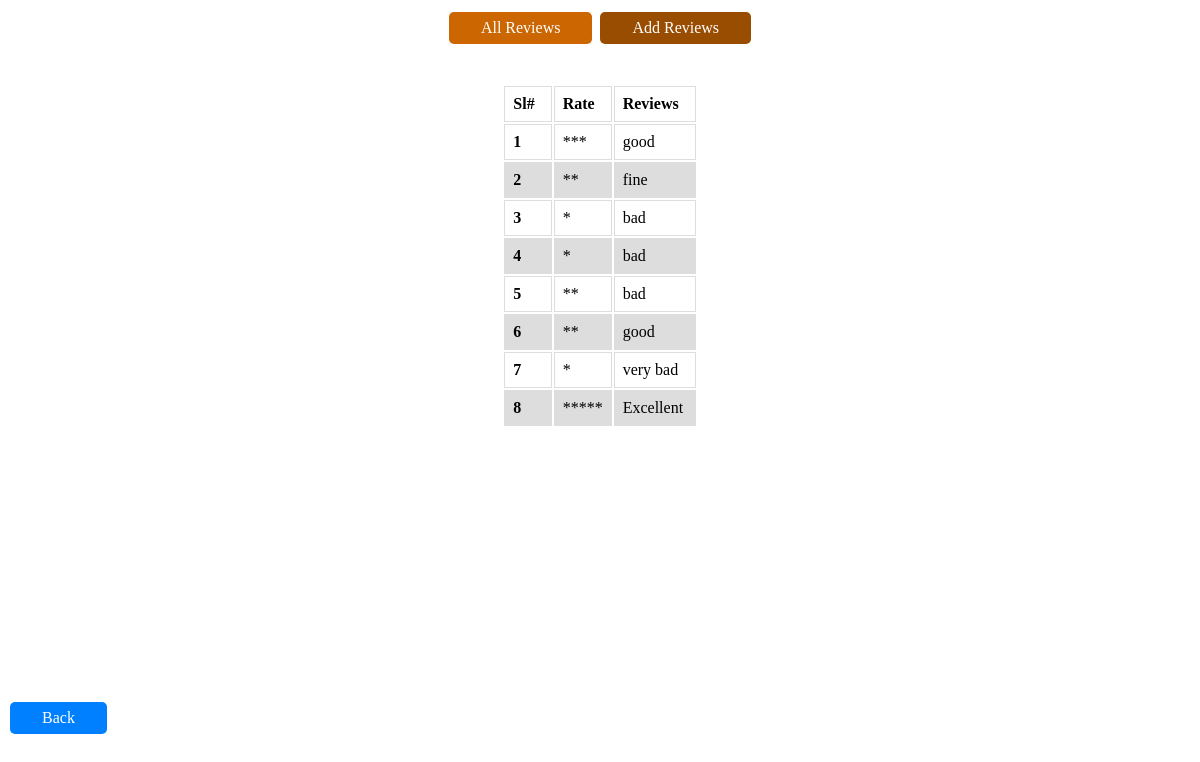
Page /all_b_r.php on the committed database.
### tables this page shows
CREATE TABLE `reviews` (
  `id` int(5) NOT NULL,
  `rate` varchar(10) NOT NULL,
  `reviews` varchar(50) NOT NULL
);

### models/db_config.php (called while the page is built, shortened)
<?php
	$db_server="localhost";
	$db_uname="root";
	$db_pass="";
	$db_name="final_p";
	function get($query){
		global $db_server,$db_uname,$db_pass,$db_name;
		$conn = mysqli_connect($db_server,$db_uname,$db_pass,$db_name);
		$data = array();
		if($conn){
			$result = mysqli_query($conn,$query);
			while($row = mysqli_fetch_assoc($result)){
				$data[] = $row;
			}
		}
		return $data;
	}
?>

### controllers/b_rController.php (called while the page is built, shortened)
<?php
	require_once 'models/db_config.php';
	function getAllReviews(){
		$query = "select * from reviews ";
		$rs = get($query);
		return $rs;
	}
?>

### all_b_r.php (the view, shortened to what this page needs)
<?php
	include 'controllers/b_rController.php';
	$revi = getAllReviews();
?>
<html>
             <head>
			 <link rel="stylesheet" href="style/login.css">
			 </head>
<body>
			<div align = "center">
			<a  href="all_b_r.php" class ="red1">All Reviews</a>
			<a  href="add_b_r.php" class ="red">Add Reviews</a>
			</div>
<br>
<br>
<div align = "center">
	<table class="">
		<thead>
			<th>Sl# &nbsp </th>
			<th>Rate &nbsp </th>
			<th>Reviews &nbsp </th>
		</thead>
		<tbody>
			<?php
				$i=1;
				foreach($revi as $r){
					echo "<tr>";
						echo "<td><b>$i</b></td>";
                        echo "<td>".$r["rate"]. "</td>";
                        echo "<td>".$r["reviews"]. "</td>";
					echo "</tr>";
					$i++;
				}
			?>
		</tbody>
	</table>
</div>
<br>
<br>
<br>
<br>
<br>
<br>
<br>
<br>
<br>
<br>
<br>
<br>
<br>
<br>
<br>
 <a  href="dashboard_c.php" class ="red2">Back</a>
</body>
</html>

### all_b_r.php (style rules this page uses)
.red { background-color:#994d00; border: none; color: white; padding: 7px 32px; text-align: center; text-decoration: none; display: inline-block; font-size: 16px; margin: 4px 2px; cursor: pointer; border-radius: 5px; }
.red1 { background-color:#cc6600; border: none; color: white; padding: 7px 32px; text-align: center; text-decoration: none; display: inline-block; font-size: 16px; margin: 4px 2px; cursor: pointer; border-radius: 5px; }
.red2 { background-color:#0080ff; border: none; color: white; padding: 7px 32px; text-align: center; text-decoration: none; display: inline-block; font-size: 16px; margin: 4px 2px; cursor: pointer; border-radius: 5px; }
td, th { border: 1px solid #dddddd; text-align: left; padding: 8px; }
tr:nth-child(even) { background-color: #dddddd; }

### rows in the picture
reviews: rate "***", reviews "good"
reviews: rate "**", reviews "fine"
reviews: rate "*", reviews "bad"
reviews: rate "*", reviews "bad"
reviews: rate "**", reviews "bad"
reviews: rate "**", reviews "good"
reviews: rate "*", reviews "very bad"
reviews: rate "*****", reviews "Excellent"
